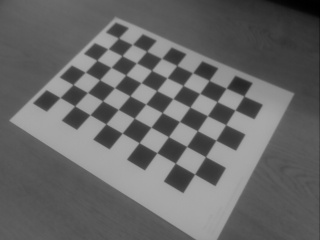
#> input picture opencv/chess/frame01.jpg, 320 x 240 px, found by its file name
$ python 24_hough.py
#> lines starting #> are read from the running program, lines starting #| are printed output that depends on the picture; after the words box and inside, x2 and y2 are one past the last pixel; in counts of white or black regions, pixels touching at a corner belong together
import cv2
import numpy as np

# --- 1. 이미지 준비 및 전처리 ---

# cv2.imread(filename): 이미지를 불러옵니다.
img = cv2.imread("opencv/chess/frame01.jpg")
#> img is the input picture: shape (240, 320, 3); min 0, max 171, mean 102.9
# 원본 이미지를 복사해 둡니다. 나중에 결과와 비교하기 위함입니다.
img_original = img.copy()

# 허프 변환은 엣지(edge) 이미지에 적용해야 하므로, 먼저 흑백으로 변환합니다.
gray = cv2.cvtColor(img, cv2.COLOR_BGR2GRAY)

# cv2.Canny(image, threshold1, threshold2, ...): 이미지의 엣지를 검출하는 함수입니다.
# 허프 선 변환을 적용하기 전, 반드시 엣지 검출 과정이 선행되어야 합니다.
# - image: 입력 흑백 이미지
# - threshold1, threshold2: 최소/최대 스레숄드. 두 값 사이의 엣지를 검출합니다.
# - apertureSize: Sobel 마스크 크기 (기본값 3)
edges = cv2.Canny(gray, 50, 150, apertureSize=3)
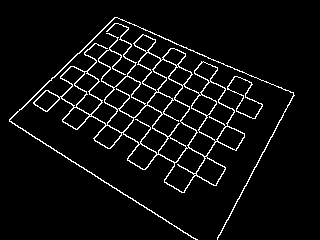
#> edges: shape (240, 320); 5.4% white in thin lines or dots, all inside (x1, y1, x2, y2) = (9, 17, 295, 240)

# --- 2. 허프 선 변환 (Standard Hough Transform) ---

# cv2.HoughLines(image, rho, theta, threshold): 표준 허프 변환을 사용하여 선을 검출합니다.
# 이 함수는 검출된 선을 (rho, theta) 극좌표 형태로 반환합니다.
# - image: 엣지가 검출된 이미지 (Canny의 결과물)
# - rho (ρ): 거리 측정 해상도 (단위: 픽셀). 1로 설정하면 1픽셀의 정밀도를 가집니다.
# - theta (θ): 각도 측정 해상도 (단위: 라디안). np.pi / 180은 1도씩 검사하겠다는 의미입니다.
# - threshold: 선으로 판단하기 위한 최소한의 교차(vote) 횟수. 이 값보다 많은 교차점을 가진 직선만 선으로 인식됩니다.
#              값이 높을수록 더 정확하지만, 검출되는 선의 개수는 줄어듭니다.
lines = cv2.HoughLines(edges, 1, np.pi / 180, 100)
#> lines = 22 rows, first 8: [54, 2.09], [98, 2.13], [92, 0.803], [-29, 1.97], [38, 2.08], [303, 0.489], [95, 2.15], [13, 2.02]

# --- 3. 검출된 선 그리기 ---
# lines 배열을 순회하며 검출된 모든 선을 원본 이미지 위에 그립니다.
# lines 배열의 각 요소는 [[rho, theta]] 형태의 2차원 배열입니다.
for i in range(len(lines)):
    for rho, theta in lines[i]:
        # (rho, theta) 극좌표를 일반적인 직선을 그리기 위한 두 점(x1, y1), (x2, y2)으로 변환하는 과정입니다.
        a = np.cos(theta)
        b = np.sin(theta)
        x0 = a * rho  # x0 = r * cos(theta)
        y0 = b * rho  # y0 = r * sin(theta)
        # (x0, y0)는 원점에서 직선까지 수직으로 내린 선의 끝점입니다.

        # 이 점에서 직선의 방향으로 매우 길게(+-1000) 선을 확장하여 두 점을 찾습니다.
        x1 = int(x0 + 1000 * (-b))
        y1 = int(y0 + 1000 * (a))
        x2 = int(x0 - 1000 * (-b))
        y2 = int(y0 - 1000 * (a))

        # cv2.line(image, pt1, pt2, color, thickness): 이미지에 선을 그리는 함수입니다.
        # - image: 선을 그릴 이미지
        # - pt1, pt2: 선의 시작점과 끝점
        # - color: 선 색상 (BGR 순서, 여기서는 빨간색)
        # - thickness: 선 두께
        cv2.line(img, (x1, y1), (x2, y2), (0, 0, 255), 2)
#> this loop made 22 passes
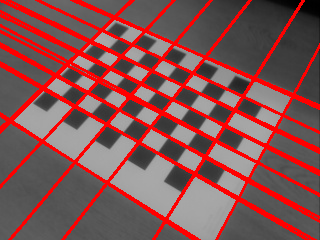
#> img: shape (240, 320, 3); mean B, G, R 81, 81, 132.4

# --- 4. 결과 출력 ---

# np.hstack((img1, img2)): 두 이미지를 수평으로 연결하여 하나의 이미지로 만듭니다.
# 원본 이미지와 선이 그려진 이미지를 나란히 놓고 비교하기 위함입니다.
res = np.hstack((img_original, img))
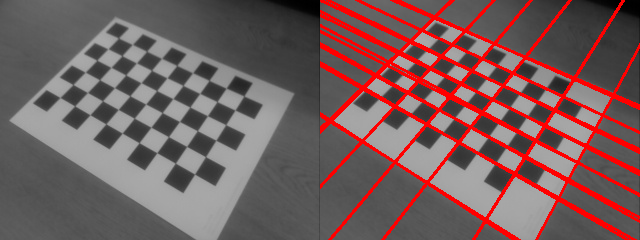
#> res: shape (240, 640, 3); mean B, G, R 92, 92, 117.7

# 'img'라는 이름의 창에 최종 결과 이미지를 표시합니다.
cv2.imshow("img", res)
cv2.waitKey(0)
cv2.destroyAllWindows()

$ run again, with opencv/chess/frame02.jpg copied over opencv/chess/frame01.jpg
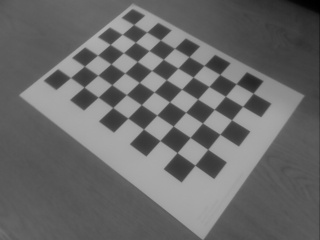
#> input picture opencv/chess/frame02.jpg, 320 x 240 px, found by its file name
#> img is the input picture: shape (240, 320, 3); min 0, max 177, mean 104.8
#> `edges = cv2.Canny(gray, 50, 150, apertureSize=3)`:
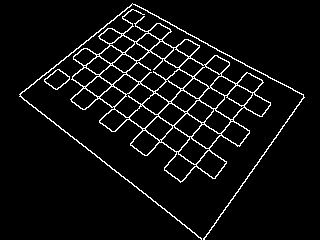
#> edges: shape (240, 320); 5.6% white in thin lines or dots, all inside (x1, y1, x2, y2) = (19, 3, 305, 240)
#> lines = 19 rows, first 8: [304, 0.611], [64, 2.23], [-7, 2.15], [23, 2.18], [8, 2.16], [-21, 2.13], [-59, 2.06], [-62, 2.08]
#> the loop `for i in range(len(lines)):` made 19 passes
#> `res = np.hstack((img_original, img))`:
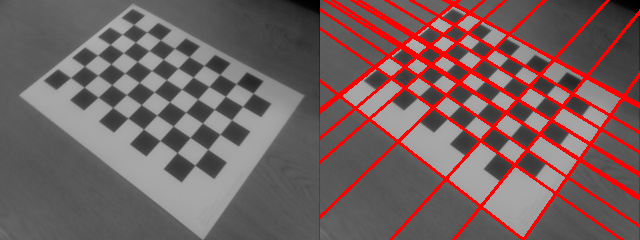
#> res: shape (240, 640, 3); mean B, G, R 94.9, 94.9, 117.8

$ run again, with opencv/chess/frame03.jpg copied over opencv/chess/frame01.jpg
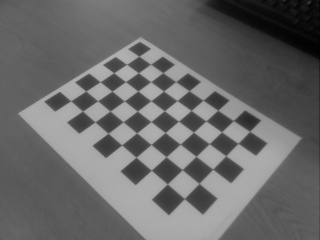
#> input picture opencv/chess/frame03.jpg, 320 x 240 px, found by its file name
#> img is the input picture: shape (240, 320, 3); min 0, max 180, mean 105
#> `edges = cv2.Canny(gray, 50, 150, apertureSize=3)`:
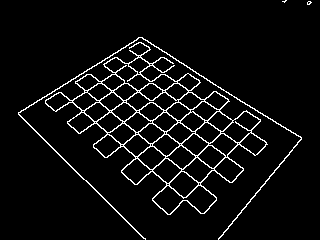
#> edges: shape (240, 320); 5.4% white in thin lines or dots
#> lines = 22 rows, first 8: [17, 2.25], [3, 2.23], [29, 2.29], [-7, 2.2], [-19, 2.18], [-43, 2.13], [105, 1.01], [-31, 2.16]
#> the loop `for i in range(len(lines)):` made 22 passes
#> `res = np.hstack((img_original, img))`:
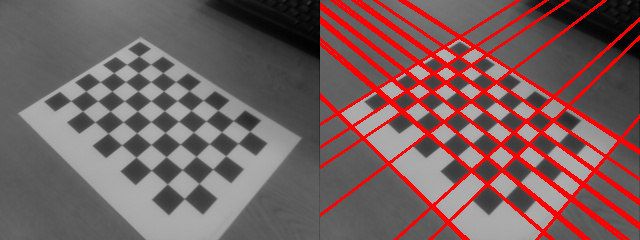
#> res: shape (240, 640, 3); mean B, G, R 93.3, 93.3, 120.1

$ run again, with opencv/chess/frame04.jpg copied over opencv/chess/frame01.jpg
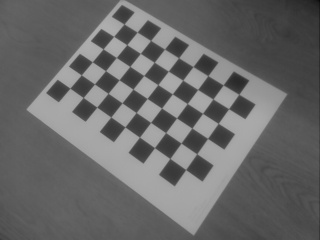
#> input picture opencv/chess/frame04.jpg, 320 x 240 px, found by its file name
#> img is the input picture: shape (240, 320, 3); min 7, max 178, mean 104
#> `edges = cv2.Canny(gray, 50, 150, apertureSize=3)`:
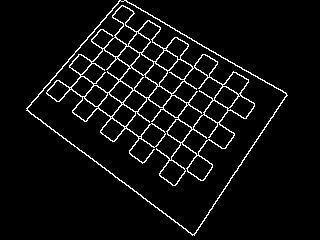
#> edges: shape (240, 320); 5.4% white in thin lines or dots, all inside (x1, y1, x2, y2) = (26, 0, 288, 236)
#> lines = 18 rows, first 8: [-62, 2.09], [-15, 2.15], [32, 2.18], [-29, 2.13], [17, 2.16], [71, 2.22], [-1, 2.16], [291, 0.593]
#> the loop `for i in range(len(lines)):` made 18 passes
#> `res = np.hstack((img_original, img))`:
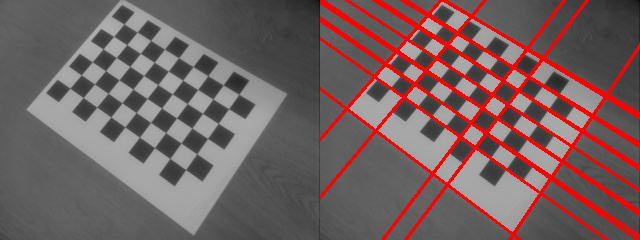
#> res: shape (240, 640, 3); mean B, G, R 94.4, 94.4, 116.6
